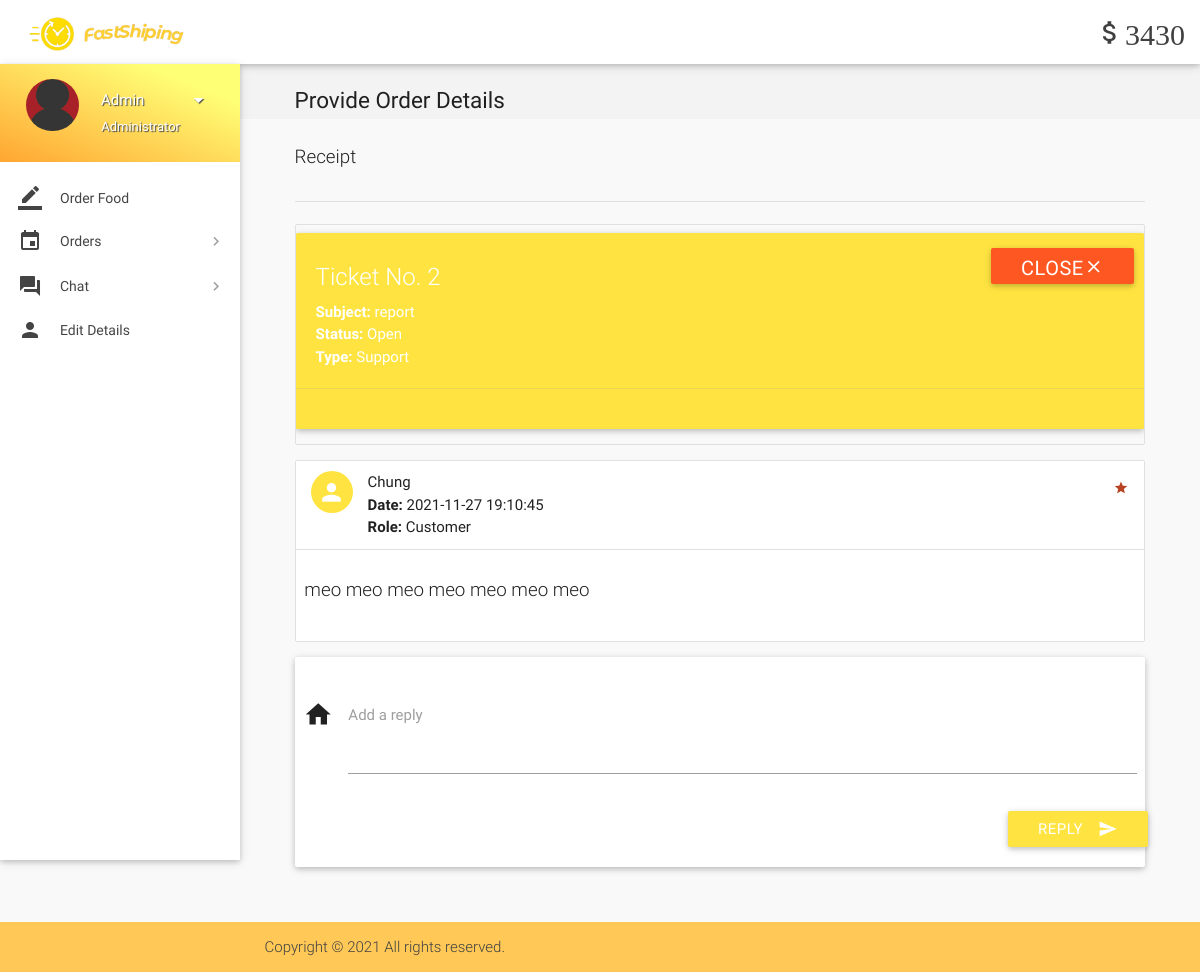
The app's page /food-ordering/view-ticket-admin.php?id=2 (signed in) with its own data.
### tables this page shows
CREATE TABLE `wallet_details` (
  `id` int(11) NOT NULL,
  `wallet_id` int(11) NOT NULL,
  `number` varchar(16) NOT NULL,
  `cvv` int(3) NOT NULL,
  `balance` int(11) NOT NULL DEFAULT 2000
);

CREATE TABLE `tickets` (
  `id` int(11) NOT NULL,
  `poster_id` int(11) NOT NULL,
  `subject` varchar(100) NOT NULL,
  `description` varchar(3000) NOT NULL,
  `status` varchar(8) NOT NULL DEFAULT 'Open',
  `type` varchar(30) NOT NULL DEFAULT 'Others',
  `date` datetime NOT NULL DEFAULT current_timestamp(),
  `deleted` tinyint(4) NOT NULL DEFAULT 0
);

CREATE TABLE `ticket_details` (
  `id` int(11) NOT NULL,
  `ticket_id` int(11) NOT NULL,
  `user_id` int(11) NOT NULL,
  `description` varchar(1000) NOT NULL,
  `date` datetime NOT NULL DEFAULT current_timestamp()
);

CREATE TABLE `users` (
  `id` int(11) NOT NULL,
  `role` varchar(15) NOT NULL DEFAULT 'Customer',
  `name` varchar(15) NOT NULL,
  `username` varchar(10) NOT NULL,
  `password` varchar(16) NOT NULL,
  `email` varchar(35) DEFAULT NULL,
  `address` varchar(300) DEFAULT NULL,
  `contact` bigint(11) NOT NULL,
  `verified` tinyint(1) NOT NULL DEFAULT 0,
  `deleted` tinyint(4) NOT NULL DEFAULT 0
);

### food-ordering/includes/wallet.php (called while the page is built)
<?php
$user_id=$_SESSION['user_id'];
$sql = mysqli_query($con, "SELECT * FROM wallet where customer_id = $user_id");
while($row1 = mysqli_fetch_array($sql)){
$wallet_id = $row1['id'];
}
$sql = mysqli_query($con, "SELECT * FROM wallet_details where wallet_id = $wallet_id");
while($row1 = mysqli_fetch_array($sql)){
$balance = $row1['balance'];
}
?>

### food-ordering/includes/connect.php (called while the page is built, shortened)
<?php
$name = $_SESSION['name'];
$role = $_SESSION['role'];
?>

### food-ordering/view-ticket-admin.php (the view, shortened to what this page needs)
<?php
include 'includes/connect.php';
include 'includes/wallet.php';
$continue=0;
if($_SESSION['admin_sid']==session_id())
{
		$ticket_id = $_GET['id'];
		$sql1 = "SELECT * FROM tickets WHERE id = $ticket_id;";
		if(mysqli_num_rows(mysqli_query($con,$sql1))>0){
			$row  = $con->query($sql1)->fetch_assoc();
			$type = $row['type'];
			$subject = $row['subject'];
			$status = $row['status'];
			$continue=1;
		}
		else
			$continue = 0;
}
if($continue){
?>
<!DOCTYPE html>
<html lang="en">
<head>
  <link href="css/materialize.min.css" type="text/css" rel="stylesheet" media="screen,projection">
  <link href="css/style.min.css" type="text/css" rel="stylesheet" media="screen,projection">
  <link href="css/custom/custom.min.css" type="text/css" rel="stylesheet" media="screen,projection">
  <link href="js/plugins/perfect-scrollbar/perfect-scrollbar.css" type="text/css" rel="stylesheet" media="screen,projection">
</head>
<body>
  <header id="header" class="page-topbar">
        <div class="navbar-fixed">
            <nav class="navbar-color">
                <div class="nav-wrapper">
                    <ul class="left">
                      <li><h1 class="logo-wrapper"><a href="index.php" class="brand-logo darken-1"><img src="images/logo.png" alt="logo"></a> <span class="logo-text">Logo</span></h1></li>
                    </ul>
                    <ul class="right hide-on-med-and-down">
                        <li><a href="#" class="waves-effect waves-block waves-light"><i class="mdi-editor-attach-money"><?php echo $balance;?></i></a>
                        </li>
                    </ul>
                </div>
            </nav>
        </div>
  </header>
  <div id="main">
    <div class="wrapper">
      <aside id="left-sidebar-nav">
        <ul id="slide-out" class="side-nav fixed leftside-navigation">
            <li class="user-details cyan darken-2">
            <div class="row">
                <div class="col col s4 m4 l4">
                    <img src="images/avatar.jpg" alt="" class="circle responsive-img valign profile-image">
                </div>
                <div class="col col s8 m8 l8">
                    <a class="btn-flat dropdown-button waves-effect waves-light white-text profile-btn" href="#" data-activates="profile-dropdown"><?php echo $name;?> <i class="mdi-navigation-arrow-drop-down right"></i></a>
                    <p class="user-roal"><?php echo $role;?></p>
                </div>
            </div>
            </li>
            <li class="bold"><a href="index.php" class="waves-effect waves-cyan"><i class="mdi-editor-border-color"></i> Order Food</a>
            </li>
                <li class="no-padding">
                    <ul class="collapsible collapsible-accordion">
                        <li class="bold"><a class="collapsible-header waves-effect waves-cyan"><i class="mdi-editor-insert-invitation"></i> Orders</a>
                        </li>
                    </ul>
                </li>
                 <li class="no-padding">
                    <ul class="collapsible collapsible-accordion">
                        <li class="bold"><a class="collapsible-header waves-effect waves-cyan"><i class="mdi-action-question-answer"></i> Chat</a>
                        </li>
                    </ul>
                </li>
            <li class="bold"><a href="details.php" class="waves-effect waves-cyan"><i class="mdi-social-person"></i> Edit Details</a>
            </li>
        </ul>
        </aside>
      <section id="content">
        <div id="breadcrumbs-wrapper">
          <div class="container">
            <div class="row">
              <div class="col s12 m12 l12">
                <h5 class="breadcrumbs-title">Provide Order Details</h5>
              </div>
            </div>
          </div>
        </div>
        <div class="container">
          <p class="caption">Receipt</p>
          <div class="divider"></div>
<div class="section">
                                <?php
								echo '<ul id="task-card" class="collection with-header">
									<div id="card-alert" class="card cyan">
										<div class="card-content white-text">
										<span class="card-title white-text darken-1">Ticket No. '.$ticket_id.'</span>
										<p><strong>Subject: </strong>'.$subject.'</p>
										<p><strong>Status: </strong>'.$status.'</p>
										<p><strong>Type: </strong>'.$type.'</p>
										</div>
										<div class="card-action cyan">
										<form method="post" action="routers/ticket-status.php">
										<input type="hidden" name="ticket_id" value="'.$ticket_id.'">
										<input type="hidden" name="status" value="'.($status != 'Closed' ? 'Closed' : 'Open').'">
										<button class="waves-effect waves-light deep-orange btn white-text" type="submit" name="action">'
										.($status != 'Closed' ? 'Close<i class="mdi-navigation-close"></i>' : 'Reopen<i class="mdi-navigation-check"></i>').'
										</button>
										</form>
										</div>
									</div>
                                </ul>';
								echo '<ul id="issues-collection" class="collection">';
								$sql1 = mysqli_query($con, "SELECT * from ticket_details WHERE ticket_id = $ticket_id;");
								while($row1 = mysqli_fetch_array($sql1)){
									$sql2 = "SELECT * FROM users WHERE id = ".$row1['user_id'].";";
									if(mysqli_num_rows(mysqli_query($con,$sql2))>0){
										$row2  = $con->query($sql2)->fetch_assoc();
										$name = $row2['name'];
										$role1 = $row2['role'];
									}
								  echo '
								  <li class="collection-item avatar">
									  <i class="'.($role1=='Administrator' ? 'mdi-action-star-rate' : 'mdi-social-person').' cyan circle"></i>
									  <span class="collection-header"> '.$name.'</span>
									  <p><strong>Date:</strong> '.$row1['date'].'</p>
									  <p><strong>Role:</strong> '.$role1.'</p>
									  <a href="#" class="secondary-content">
									  <i class="mdi-action-grade"></i></a>
								  </li>
								  <li class="collection-item">
									  <div class="row">
									  <p class="caption">'.$row1['description'].'</p>
									  </div>
									  </li>';
								}
							  echo '</ul>';
							  if($status != 'Closed'){
							  echo '
							  <div class="card-panel">
                  <div class="row">
                    <form class="formValidate" id="formValidate" method="post" action="routers/ticket-message.php" novalidate="novalidate" class="col s12">
                      <div class="row">
					  <input type="hidden" name="role" value="'.$role.'">
					  <input type="hidden" name="ticket_id" value="'.$ticket_id.'">
                        <div class="input-field col s12">
                          <i class="mdi-action-home prefix"></i>
                          <textarea name="message" id="message" class="materialize-textarea validate" data-error=".errorTxt1"></textarea>
                          <label for="message" class="">Add a reply</label>
						  <div class="errorTxt1"></div>
                        </div>
                        <div class="row">
                          <div class="input-field col s12">
                            <button class="btn cyan waves-effect waves-light right" type="submit" name="action">Reply
                              <i class="mdi-content-send right"></i>
                            </button>
                          </div>
                        </div>
                      </div>
                    </form>
                  </div>
                </div>';
							  }
								?>
          </div>
              </div>
            </div>
        </div>
  <footer class="page-footer">
    <div class="footer-copyright">
      <div class="container">
        <span>Copyright © 2021 <a class="grey-text text-lighten-4" href="#" target="_blank"></a> All rights reserved.</span>
        </div>
    </div>
  </footer>
</body>
</html>
<?php
	}
?>

### records on screen
wallet_details: balance "3430"
tickets: subject "report", status "Open", type "Support"
ticket_details: user.name "Chung", date "2021-11-27 19:10:45", user.role "Customer", description "meo meo meo meo meo meo meo"

### other values on screen
$name "Admin"
$role "Administrator"
$ticket_id "2"
